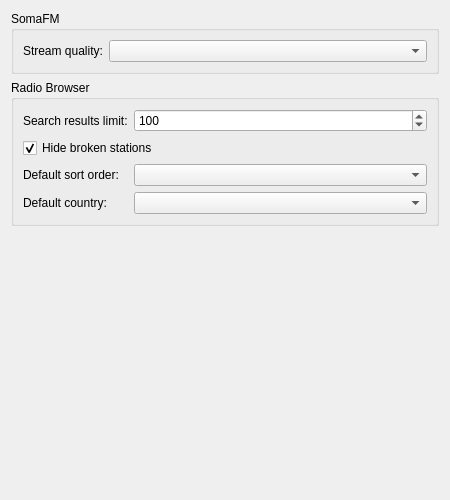
<?xml version="1.0" encoding="UTF-8"?>
<ui version="4.0">
 <class>RadioSettingsPage</class>
 <widget class="QWidget" name="RadioSettingsPage">
  <property name="geometry">
   <rect>
    <x>0</x>
    <y>0</y>
    <width>450</width>
    <height>500</height>
   </rect>
  </property>
  <property name="windowTitle">
   <string>Radios</string>
  </property>
  <layout class="QVBoxLayout" name="layout_radiosettingspage">
   <item>
    <widget class="QGroupBox" name="group_somafm">
     <property name="title">
      <string>SomaFM</string>
     </property>
     <layout class="QFormLayout" name="layout_somafm">
      <item row="0" column="0">
       <widget class="QLabel" name="label_somafm_quality">
        <property name="text">
         <string>Stream quality:</string>
        </property>
       </widget>
      </item>
      <item row="0" column="1">
       <widget class="QComboBox" name="combo_somafm_quality"/>
      </item>
     </layout>
    </widget>
   </item>
   <item>
    <widget class="QGroupBox" name="group_radiobrowser">
     <property name="title">
      <string>Radio Browser</string>
     </property>
     <layout class="QFormLayout" name="layout_radiobrowser">
      <item row="0" column="0">
       <widget class="QLabel" name="label_search_limit">
        <property name="text">
         <string>Search results limit:</string>
        </property>
       </widget>
      </item>
      <item row="0" column="1">
       <widget class="QSpinBox" name="spin_search_limit">
        <property name="minimum">
         <number>10</number>
        </property>
        <property name="maximum">
         <number>500</number>
        </property>
        <property name="singleStep">
         <number>10</number>
        </property>
        <property name="value">
         <number>100</number>
        </property>
       </widget>
      </item>
      <item row="1" column="0" colspan="2">
       <widget class="QCheckBox" name="check_hide_broken">
        <property name="text">
         <string>Hide broken stations</string>
        </property>
        <property name="checked">
         <bool>true</bool>
        </property>
       </widget>
      </item>
      <item row="2" column="0">
       <widget class="QLabel" name="label_default_sort">
        <property name="text">
         <string>Default sort order:</string>
        </property>
       </widget>
      </item>
      <item row="2" column="1">
       <widget class="QComboBox" name="combo_default_sort"/>
      </item>
      <item row="3" column="0">
       <widget class="QLabel" name="label_default_country">
        <property name="text">
         <string>Default country:</string>
        </property>
       </widget>
      </item>
      <item row="3" column="1">
       <widget class="QComboBox" name="combo_default_country"/>
      </item>
     </layout>
    </widget>
   </item>
   <item>
    <spacer name="spacer">
     <property name="orientation">
      <enum>Qt::Vertical</enum>
     </property>
     <property name="sizeHint" stdset="0">
      <size>
       <width>20</width>
       <height>40</height>
      </size>
     </property>
    </spacer>
   </item>
  </layout>
 </widget>
 <resources/>
 <connections/>
</ui>
